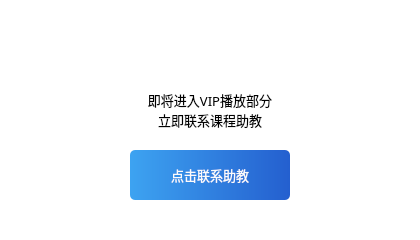
<?xml version="1.0" encoding="UTF-8"?>
<ui version="4.0">
 <class>InfoForm</class>
 <widget class="QWidget" name="InfoForm">
  <property name="geometry">
   <rect>
    <x>0</x>
    <y>0</y>
    <width>420</width>
    <height>240</height>
   </rect>
  </property>
  <property name="windowTitle">
   <string>Form</string>
  </property>
  <property name="styleSheet">
   <string notr="true">background-color: rgb(255, 255, 255);</string>
  </property>
  <widget class="QPushButton" name="connectButton">
   <property name="geometry">
    <rect>
     <x>130</x>
     <y>150</y>
     <width>160</width>
     <height>50</height>
    </rect>
   </property>
   <property name="font">
    <font>
     <family>黑体</family>
     <pointsize>10</pointsize>
    </font>
   </property>
   <property name="styleSheet">
    <string notr="true">QPushButton{
	color: rgb(251, 251, 251);
	border:0px groove gray;border-radius:5px;padding:2px 4px;border-style: outset;
	background-color: qlineargradient(spread:pad, x1:0, y1:0, x2:1, y2:0, stop:0 rgba(61,163,241, 255), stop:1 rgba(36,95,207, 255));
}
QPushButton:hover{
	color: rgb(251, 251, 251);
	border:0px groove gray;border-radius:5px;padding:2px 4px;border-style: outset;
	background-color: qlineargradient(spread:pad, x1:0, y1:0, x2:1, y2:0, stop:0 rgba(36, 95, 207, 255), stop:1 rgba(61, 163, 241, 255));
}
QPushButton:pressed{
	color: rgb(251, 251, 251);
	border:0px groove gray;border-radius:5px;padding:2px 4px;border-style: outset;
	background-color: qlineargradient(spread:pad, x1:0, y1:0, x2:1, y2:0, stop:0 rgba(61,163,241, 255), stop:1 rgba(36,95,207, 255));
}</string>
   </property>
   <property name="text">
    <string>点击联系助教</string>
   </property>
  </widget>
  <widget class="QPushButton" name="closeButton">
   <property name="geometry">
    <rect>
     <x>380</x>
     <y>10</y>
     <width>25</width>
     <height>25</height>
    </rect>
   </property>
   <property name="styleSheet">
    <string notr="true">QPushButton{
image: url(:/UI/images/close-tanchuang.png);
background-color: transparent;
border:0px;
}
QPushButton:hover{
image: url(:/UI/images/close-tanchuang.png);
background-color: transparent;
border:0px;
}
QPushButton:pressed{
image: url(:/UI/images/close-tanchuang.png);
background-color: transparent;
border:0px;
}</string>
   </property>
   <property name="text">
    <string/>
   </property>
  </widget>
  <widget class="QLabel" name="label">
   <property name="geometry">
    <rect>
     <x>0</x>
     <y>0</y>
     <width>420</width>
     <height>72</height>
    </rect>
   </property>
   <property name="styleSheet">
    <string notr="true">background-image: url(:/UI/images/tanchuangbg.jpg);
background-color: transparent;</string>
   </property>
   <property name="text">
    <string/>
   </property>
  </widget>
  <widget class="QLabel" name="textLb">
   <property name="geometry">
    <rect>
     <x>60</x>
     <y>90</y>
     <width>300</width>
     <height>40</height>
    </rect>
   </property>
   <property name="font">
    <font>
     <family>黑体</family>
     <pointsize>10</pointsize>
    </font>
   </property>
   <property name="text">
    <string>即将进入VIP播放部分
立即联系课程助教</string>
   </property>
   <property name="alignment">
    <set>Qt::AlignHCenter|Qt::AlignTop</set>
   </property>
   <property name="wordWrap">
    <bool>true</bool>
   </property>
  </widget>
  <zorder>connectButton</zorder>
  <zorder>label</zorder>
  <zorder>closeButton</zorder>
  <zorder>textLb</zorder>
 </widget>
 <resources/>
 <connections/>
</ui>
